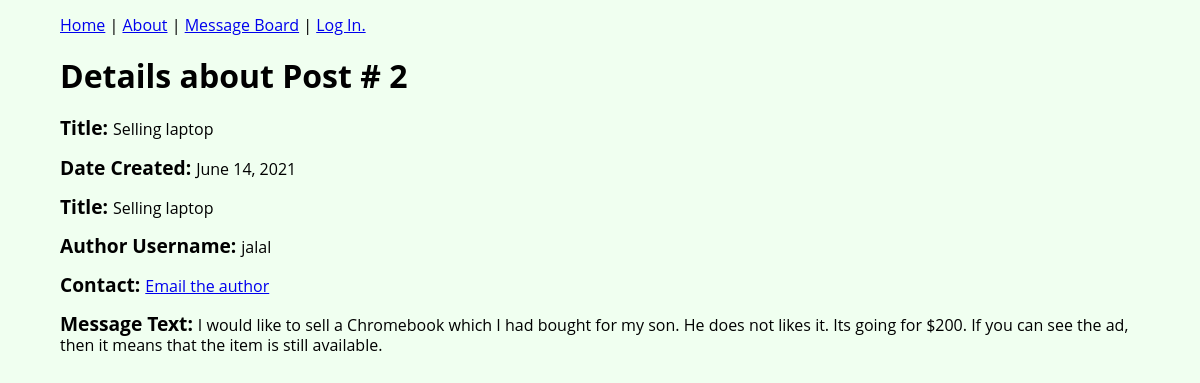
The app's page /messages/post/2/ with its own data.
### posts/models.py (models this page shows, shortened)
class Post(models.Model):
    title = models.CharField(max_length=100, default="No Title")
    text = models.TextField()
    date_created = models.DateField(verbose_name="Date of Message", auto_now_add=True)
    author = models.ForeignKey('auth.User', on_delete=models.CASCADE)

### posts/views.py (the view)
# urls.py: path('post/<int:pk>/', DetailPageView.as_view(), name='post'),
class DetailPageView(DetailView):
    model = Post
    template_name = 'post.html'

### templates/post.html
    {% extends 'base.html' %}
    {% block content %}
	<main class="page-wrapper">
		<h1>Details about Post # {{object.id}}</h1>
		<p>
			<span class="detail-head">Title: </span> {{object.title}}
		</p>
		<p>
			<span class="detail-head">Date Created: </span> {{object.date_created}}
		</p>
		<p>
			<span class="detail-head">Title: </span> {{object.title}}
		</p>
		<p>
			<span class="detail-head">Author Username: </span> {{object.author.username}}
		</p>
		<p>
			<span class="detail-head">Contact: </span> <a href="mailto:{{object.author.email}}">Email the author</a>
		</p>
		<p>
			<span class="detail-head">Message Text: </span> {{object.text}}
		</p>
	</main>
	{% endblock content %}

### static/style.css (style rules this page uses)
html { box-sizing:border-box; }
*, *::before, *::after { box-sizing:inherit; }
body { margin:0; font-family: 'Open Sans', sans-serif; font-weight: normal; font-size: 1em; line-height: 1.2; background-color: honeydew; }
.page-wrapper { margin:0 5%; position:relative; margin-bottom: 2em; }
.detail-head { font-weight: bold; font-size: 1.2em; }

### records on screen
Post: id "2", title "Selling laptop", date_created "June 14, 2021", author.username "jalal", text "I would like to sell a Chromebook which I had bought for my son. He does not likes it. Its going for $200. If you can see the ad, then it means that the item is still available."
